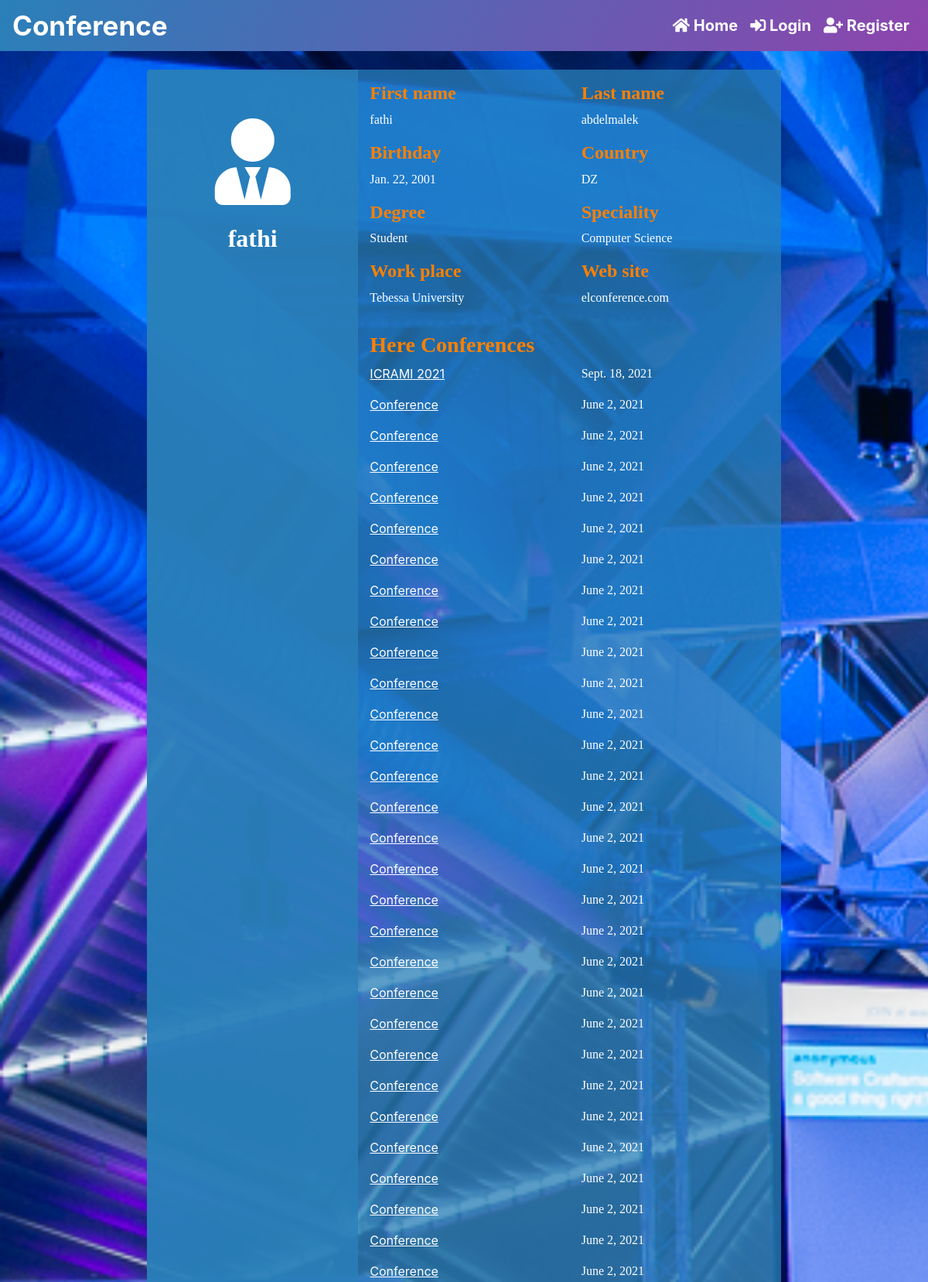
The app's page /profiles/public/fathi/ (upper part) with its own data.
### accounts/models.py (models this page shows, shortened)
class User(AbstractBaseUser):
    email = models.EmailField(verbose_name="email", max_length=254, unique=True)
    username = models.CharField(max_length=50, unique=True)
    first_name = models.CharField(max_length=20)
    last_name = models.CharField(max_length=20)
    date_joined = models.DateTimeField(verbose_name="join date", auto_now_add=True)
    last_login = models.DateTimeField(verbose_name="last login", auto_now=True)
    is_active = models.BooleanField(default=True)
    is_staff = models.BooleanField(default=False)
    is_admin = models.BooleanField(default=False)
    is_superuser = models.BooleanField(default=False)
    USERNAME_FIELD = 'email'
    REQUIRED_FIELDS = ['username', 'first_name', 'last_name']
    objects = UserManager()

### profiles/models.py (models this page shows, shortened)
class Profile(models.Model):
    SEX = (
        ('Male', 'Male'),
        ('Female', 'Female'),
    )
    DEGREE = (
        ('Student', 'Student'),
        ('MBB', 'MBB'),
        ('MBA', 'MBA'),
        ('MCB', 'MCB'),
        ('MCA', 'MCA'),
        ('Professor', 'Professor'),
    )
    user = models.ForeignKey(User, on_delete=models.CASCADE)
    image = models.FileField(null=True, blank=True, upload_to='images')
    birth_date = models.DateField(verbose_name="birth date", null=True, blank=True)
    sex = models.CharField(max_length=6, choices=SEX, null=True, blank=True)
    country = CountryField(null=True, blank=True)
    work_place = models.CharField(max_length=30, null=True, blank=True)
    degree = models.CharField(max_length=9, choices=DEGREE, null=True, blank=True)
    speciality = models.CharField(max_length=50, null=True, blank=True)
    web_site = models.CharField(max_length=100, null=True, blank=True)

### conferences/models.py (models this page shows, shortened)
class Conference(models.Model):
    title = models.CharField(max_length=100)
    description = models.TextField(verbose_name='description')
    place = models.CharField(max_length=100)
    created_date = models.DateTimeField(auto_now_add=True)
    date = models.DateField()
    submission_deadline = models.DateField()
    confirmation_deadline = models.DateField()
    payment_deadline = models.DateField()
    pre_price = models.CharField(max_length=20, null=True, blank=True)
    post_price = models.CharField(max_length=20, null=True, blank=True)
    organizer = models.ForeignKey(User, on_delete=models.RESTRICT)

### profiles/views.py (the view)
class PublicProfileView(generic.DetailView):
    model = Profile
    def get_object(self, queryset=None):
        user = User.objects.get(username=self.kwargs['username'])
        obj = {
            'user': user,
            'profile': Profile.objects.get(user=user),
            'conferences': Conference.objects.filter(organizer=user),
            'submissions': Submission.objects.filter(user=user)
        }
        self.request.session['page'] = self.request.path
        return obj

### profiles/templates/profiles/public_profile.html (shortened to what this page needs)
{% extends 'base.html' %}
{% block content %}
<div class="row d-flex justify-content-center">
    <div class="col-md-8 mt-4">
        <div class="row z-depth-3">
            <div class="col-sm-4 rounded-left pro">
                <div class="card-block text-center text-white">
                    {% if object.profile.image %}
                        <img src="{{ object.profile.image.url }}" alt="user profile image">
                    {% else %}
                        <i class="fas fa-user-tie fa-7x mt-5"></i>
                    {% endif %}
                    <h2 class="font-weight-bold mt-4">{{ object.user.username }}</h2>
                </div>
            </div>
            <div class="col-sm-8 bg- rounded-right" id="myprofi">
                <div class="row mt-3">
                    <div class="col-sm-6">
                        <h4 class="font-weight-bold">First name</h4>
                        <p>{{ object.user.first_name }}</p>
                    </div>
                    <div class="col-sm-6">
                        <h4 class="font-weight-bold">Last name</h4>
                        <p>{{ object.user.last_name }}</p>
                    </div>
                    <div class="col-sm-6">
                        <h4 class="font-weight-bold">Birthday</h4>
                        <p>{{ object.profile.birth_date }}</p>
                    </div>
                    <div class="col-sm-6">
                        <h4 class="font-weight-bold">Country</h4>
                        <p>{{ object.profile.country }}</p>
                    </div>
                    <div class="col-sm-6">
                        <h4 class="font-weight-bold">Degree</h4>
                        <p>{{ object.profile.degree }}</p>
                    </div>
                    <div class="col-sm-6">
                        <h4 class="font-weight-bold">Speciality</h4>
                        <p>{{ object.profile.speciality }}</p>
                    </div>
                    <div class="col-sm-6">
                        <h4 class="font-weight-bold">Work place</h4>
                        <p>{{ object.profile.work_place }}</p>
                    </div>
                    <div class="col-sm-6">
                        <h4 class="font-weight-bold">Web site</h4>
                        <p>{{ object.profile.web_site }}</p>
                    </div>
                </div>
                <h3 class="mt-3" id="personal">{% if object.profile.sexe == 'Male' %}His{% else %}Here{% endif %} Conferences</h3>
                {% for conference in object.conferences %}
                    <div class="row">
                        <div class="col">
                            <a style="color: white; text-decoration: underline" href="{% url 'conference' conference.pk %}">{{ conference.title }}</a>
                        </div>
                        <div class="col">
                            <p>{{ conference.date }}</p>
                        </div>
                    </div>
                {% endfor %}
            </div>
        </div>
    </div>
</div>
{% endblock %}

### static/css/profile.css (style rules this page uses)
#myprofi { background-color: #2980b9c0; }
#personal { font-weight: bold; color: #ff8000; font-family: serif; }
div h2, h4, p { font-family: Serif; }
div h4 { color: #ff8000; font-weight: bold; }
div p { color: white; }
.pro { background-color: #2980b9f4; padding: 15px; }

### static/css/home.css (style rules this page uses)
body { overflow-x: hidden; }

### records on screen
User: user.username "fathi", user.first_name "fathi", user.last_name "abdelmalek"
Profile: profile.birth_date "Jan. 22, 2001", profile.country "DZ", profile.degree "Student", profile.speciality "Computer Science", profile.work_place "Tebessa University", profile.web_site "elconference.com"
Conference: title "ICRAMI 2021", date "Sept. 18, 2021"
Conference: title "Conference", date "June 2, 2021"
Conference: title "Conference", date "June 2, 2021"
Conference: title "Conference", date "June 2, 2021"
Conference: title "Conference", date "June 2, 2021"
Conference: title "Conference", date "June 2, 2021"
Conference: title "Conference", date "June 2, 2021"
Conference: title "Conference", date "June 2, 2021"
Conference: title "Conference", date "June 2, 2021"
Conference: title "Conference", date "June 2, 2021"
Conference: title "Conference", date "June 2, 2021"
Conference: title "Conference", date "June 2, 2021"
Conference: title "Conference", date "June 2, 2021"
Conference: title "Conference", date "June 2, 2021"
Conference: title "Conference", date "June 2, 2021"
Conference: title "Conference", date "June 2, 2021"
Conference: title "Conference", date "June 2, 2021"
Conference: title "Conference", date "June 2, 2021"
Conference: title "Conference", date "June 2, 2021"
Conference: title "Conference", date "June 2, 2021"
Conference: title "Conference", date "June 2, 2021"
Conference: title "Conference", date "June 2, 2021"
Conference: title "Conference", date "June 2, 2021"
Conference: title "Conference", date "June 2, 2021"
Conference: title "Conference", date "June 2, 2021"
Conference: title "Conference", date "June 2, 2021"
Conference: title "Conference", date "June 2, 2021"
Conference: title "Conference", date "June 2, 2021"
Conference: title "Conference", date "June 2, 2021"
Conference: title "Conference", date "June 2, 2021"
